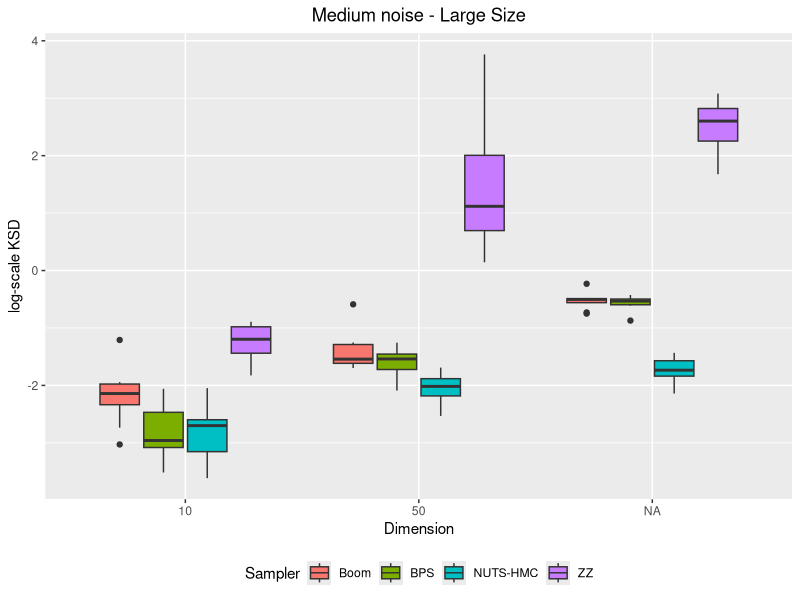

R code for this plot:
# plot by number of dimensions
library(ggplot2)

convergence_bk_d10_n1000_smed = read.csv("convergence_bk_d10_n1000_smed.csv")
convergence_zz_d10_n1000_smed = read.csv("convergence_zz_d10_n1000_smed.csv")
convergence_hmc_d10_n1000_smed = read.csv("convergence_hmc_d10_n1000_smed.csv")
convergence_bps_d10_n1000_smed = read.csv("convergence_bps_d10_n1000_smed.csv")
convergence_bk_d50_n1000_smed = read.csv("convergence_bk_d50_n1000_smed.csv")
convergence_zz_d50_n1000_smed = read.csv("convergence_zz_d50_n1000_smed.csv")
convergence_hmc_d50_n1000_smed = read.csv("convergence_hmc_d50_n1000_smed.csv")
convergence_bps_d50_n1000_smed = read.csv("convergence_bps_d50_n1000_smed.csv")
convergence_bk_d100_n10000_smed = read.csv("convergence_bk_d100_n10000_smed.csv")
convergence_zz_d100_n10000_smed = read.csv("convergence_zz_d100_n10000_smed.csv")
convergence_hmc_d100_n10000_smed = read.csv("convergence_hmc_d100_n10000_smed.csv")
convergence_bps_d100_n10000_smed = read.csv("convergence_bps_d100_n10000_smed.csv")

#dataframe creation 
convergence_d10 = c(convergence_bk_d10_n1000_smed$X0,convergence_bps_d10_n1000_smed$X0,convergence_zz_d10_n1000_smed$X0,convergence_hmc_d10_n1000_smed$X0)
convergence_d50 = c(convergence_bk_d50_n1000_smed$X0,convergence_bps_d50_n1000_smed$X0,convergence_zz_d50_n1000_smed$X0,convergence_hmc_d50_n1000_smed$X0)
convergence_d100 = c(convergence_bk_d100_n10000_smed$X0,convergence_bps_d100_n10000_smed$X0,convergence_zz_d100_n10000_smed$X0,convergence_hmc_d100_n10000_smed$X0)
convergence_val = log(c(convergence_d10, convergence_d50, convergence_d100))
convergence = c("10", "50", "1000")
d_val = rep(convergence, each=40)
samplers = c("Boom", "BPS", "ZZ", "NUTS-HMC")
s_val = c(rep(samplers, each=10),rep(samplers, each=10),rep(samplers, each=10))

df = data.frame(d_val, convergence_val, s_val)

#plot 
png("convergence_by_dimension_nlar_smed.png", units="in", width=5, height=5, res=600)
ggplot(df, aes(x=factor(d_val, level=c("10", "50", "100")), y=convergence_val, fill=s_val)) + 
  geom_boxplot() + xlab("Dimension") + ylab("log-scale KSD") + ggtitle("Medium noise - Large Size")+ labs(fill='Sampler') + theme(plot.title = element_text(hjust = 0.5), legend.position="bottom")
dev.off()
